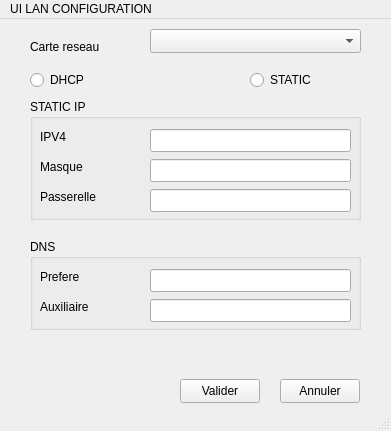
<?xml version="1.0" encoding="UTF-8"?>
<ui version="4.0">
 <class>MainWindow</class>
 <widget class="QMainWindow" name="MainWindow">
  <property name="geometry">
   <rect>
    <x>0</x>
    <y>0</y>
    <width>391</width>
    <height>431</height>
   </rect>
  </property>
  <property name="windowTitle">
   <string>MainWindow</string>
  </property>
  <widget class="QWidget" name="centralwidget">
   <widget class="QPushButton" name="btnValider">
    <property name="geometry">
     <rect>
      <x>180</x>
      <y>360</y>
      <width>80</width>
      <height>24</height>
     </rect>
    </property>
    <property name="text">
     <string>Valider</string>
    </property>
   </widget>
   <widget class="QPushButton" name="btnAnnuler">
    <property name="geometry">
     <rect>
      <x>280</x>
      <y>360</y>
      <width>80</width>
      <height>24</height>
     </rect>
    </property>
    <property name="text">
     <string>Annuler</string>
    </property>
   </widget>
   <widget class="QRadioButton" name="DHCP">
    <property name="geometry">
     <rect>
      <x>30</x>
      <y>50</y>
      <width>97</width>
      <height>22</height>
     </rect>
    </property>
    <property name="text">
     <string>DHCP</string>
    </property>
   </widget>
   <widget class="QRadioButton" name="STATIC">
    <property name="geometry">
     <rect>
      <x>250</x>
      <y>50</y>
      <width>97</width>
      <height>22</height>
     </rect>
    </property>
    <property name="text">
     <string>STATIC</string>
    </property>
   </widget>
   <widget class="QLabel" name="label">
    <property name="geometry">
     <rect>
      <x>30</x>
      <y>20</y>
      <width>91</width>
      <height>16</height>
     </rect>
    </property>
    <property name="text">
     <string>Carte reseau</string>
    </property>
   </widget>
   <widget class="QGroupBox" name="STATICIP">
    <property name="geometry">
     <rect>
      <x>30</x>
      <y>80</y>
      <width>331</width>
      <height>121</height>
     </rect>
    </property>
    <property name="title">
     <string>STATIC IP</string>
    </property>
    <widget class="QLabel" name="label_2">
     <property name="geometry">
      <rect>
       <x>10</x>
       <y>30</y>
       <width>57</width>
       <height>16</height>
      </rect>
     </property>
     <property name="text">
      <string>IPV4</string>
     </property>
    </widget>
    <widget class="QLabel" name="label_3">
     <property name="geometry">
      <rect>
       <x>10</x>
       <y>60</y>
       <width>57</width>
       <height>16</height>
      </rect>
     </property>
     <property name="text">
      <string>Masque</string>
     </property>
    </widget>
    <widget class="QLabel" name="label_4">
     <property name="geometry">
      <rect>
       <x>10</x>
       <y>90</y>
       <width>81</width>
       <height>16</height>
      </rect>
     </property>
     <property name="text">
      <string>Passerelle</string>
     </property>
    </widget>
    <widget class="QLineEdit" name="lineEdit_ip">
     <property name="geometry">
      <rect>
       <x>120</x>
       <y>30</y>
       <width>201</width>
       <height>23</height>
      </rect>
     </property>
    </widget>
    <widget class="QLineEdit" name="lineEdit_masque">
     <property name="geometry">
      <rect>
       <x>120</x>
       <y>60</y>
       <width>201</width>
       <height>23</height>
      </rect>
     </property>
    </widget>
    <widget class="QLineEdit" name="lineEdit_3">
     <property name="geometry">
      <rect>
       <x>120</x>
       <y>90</y>
       <width>201</width>
       <height>23</height>
      </rect>
     </property>
    </widget>
   </widget>
   <widget class="QGroupBox" name="groupBox_2">
    <property name="geometry">
     <rect>
      <x>30</x>
      <y>220</y>
      <width>331</width>
      <height>91</height>
     </rect>
    </property>
    <property name="title">
     <string>DNS</string>
    </property>
    <widget class="QLabel" name="label_5">
     <property name="geometry">
      <rect>
       <x>10</x>
       <y>30</y>
       <width>57</width>
       <height>16</height>
      </rect>
     </property>
     <property name="text">
      <string>Prefere</string>
     </property>
    </widget>
    <widget class="QLabel" name="label_6">
     <property name="geometry">
      <rect>
       <x>10</x>
       <y>60</y>
       <width>57</width>
       <height>16</height>
      </rect>
     </property>
     <property name="text">
      <string>Auxiliaire</string>
     </property>
    </widget>
    <widget class="QLineEdit" name="lineEdit_4">
     <property name="geometry">
      <rect>
       <x>120</x>
       <y>30</y>
       <width>201</width>
       <height>23</height>
      </rect>
     </property>
    </widget>
    <widget class="QLineEdit" name="lineEdit_5">
     <property name="geometry">
      <rect>
       <x>120</x>
       <y>60</y>
       <width>201</width>
       <height>23</height>
      </rect>
     </property>
    </widget>
   </widget>
   <widget class="QComboBox" name="comboBox">
    <property name="geometry">
     <rect>
      <x>150</x>
      <y>10</y>
      <width>211</width>
      <height>24</height>
     </rect>
    </property>
   </widget>
  </widget>
  <widget class="QMenuBar" name="menubar">
   <property name="geometry">
    <rect>
     <x>0</x>
     <y>0</y>
     <width>391</width>
     <height>21</height>
    </rect>
   </property>
   <widget class="QMenu" name="menuUI_LAN_CONFIGURATION">
    <property name="title">
     <string>UI LAN CONFIGURATION</string>
    </property>
   </widget>
   <addaction name="menuUI_LAN_CONFIGURATION"/>
  </widget>
  <widget class="QStatusBar" name="statusbar"/>
 </widget>
 <resources/>
 <connections/>
</ui>
